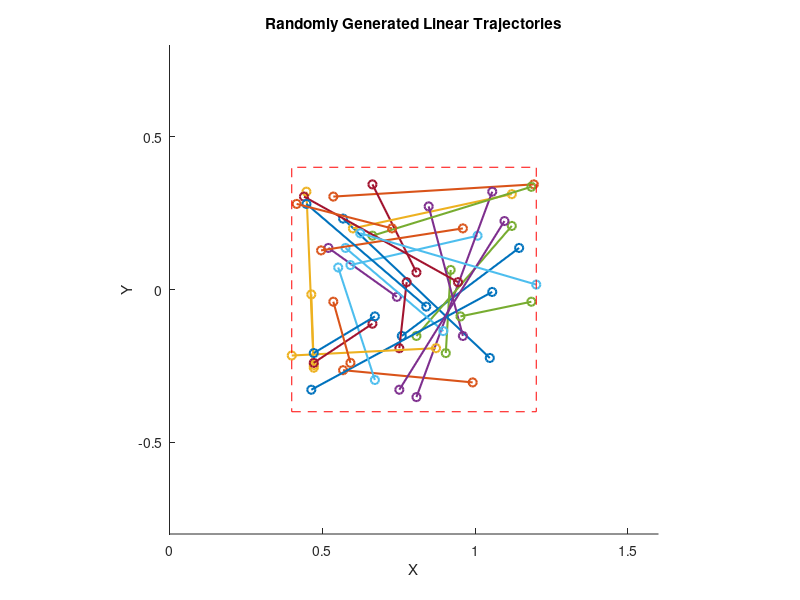

MATLAB code for this plot:
% Generating random linear task-space trajectories for evaluating the effective mass
% optimization

% Andrew SaLoutos
% 4/16/2021

% generates linear trajectories

%% Setup parameters

N = 30; % number of trajectories

% choose to discretize arena space, pick random points, rather than generate random coordinates 
steps = 101;
arena_x = linspace( 0.4, 1.2, steps);
arena_y = linspace(-0.4, 0.4, steps);

min_traj_length = 0.2; % minimum length of trajectory



%% Select trajectory endpoints

trajectories = zeros(4,N); % each column is [x0;xf;y0;yf;]
% eventually save longer sets of points? or let optimization script run linspace() to fill in trajectories

% for N trajectories...
for ii=1:N
    % uniform random sample for first and second points
    pt1 = [arena_x(randi(steps));arena_y(randi(steps))];
    pt2 = [arena_x(randi(steps));arena_y(randi(steps))];
    while norm((pt2-pt1))<min_traj_length % ensure trajectory is long enough
        pt2 = [arena_x(randi(steps));arena_y(randi(steps))];
    end
    % save data
    trajectories(:,ii) = [pt1(1);pt2(1);pt1(2);pt2(2)];
end

%% Plot random trajectories
figure; hold on;
for ii=1:N
    plot(trajectories(1:2,ii),trajectories(3:4,ii),'o-','LineWidth',1.5);
end
% plot arena
x_a = [0.4, 1.2, 1.2, 0.4, 0.4];
y_a = [-0.4, -0.4, 0.4, 0.4, -0.4];
plot(x_a,y_a,'r--');
axis equal;
xlim([arena_x(1)-0.4,arena_x(end)+0.4]); ylim([arena_y(1)-0.4,arena_y(end)+0.4]);
xlabel('X'); ylabel('Y'); title('Randomly Generated Linear Trajectories');
